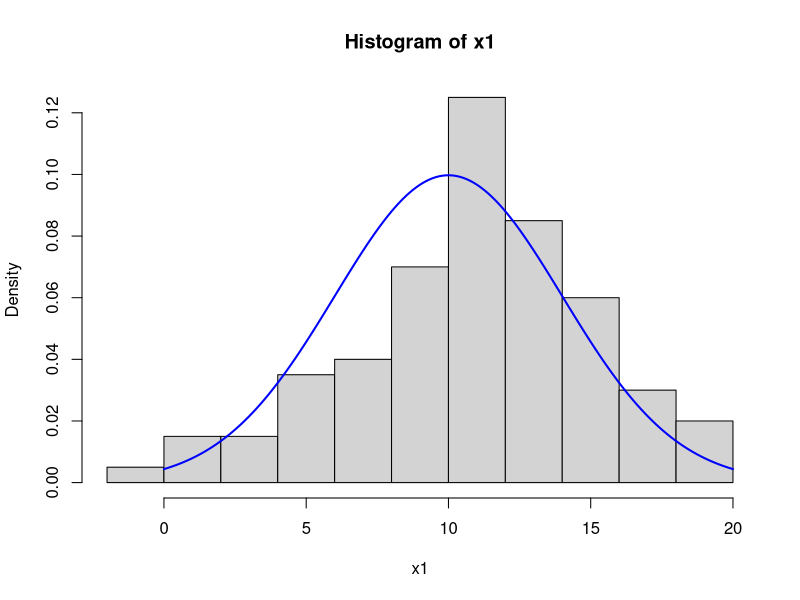
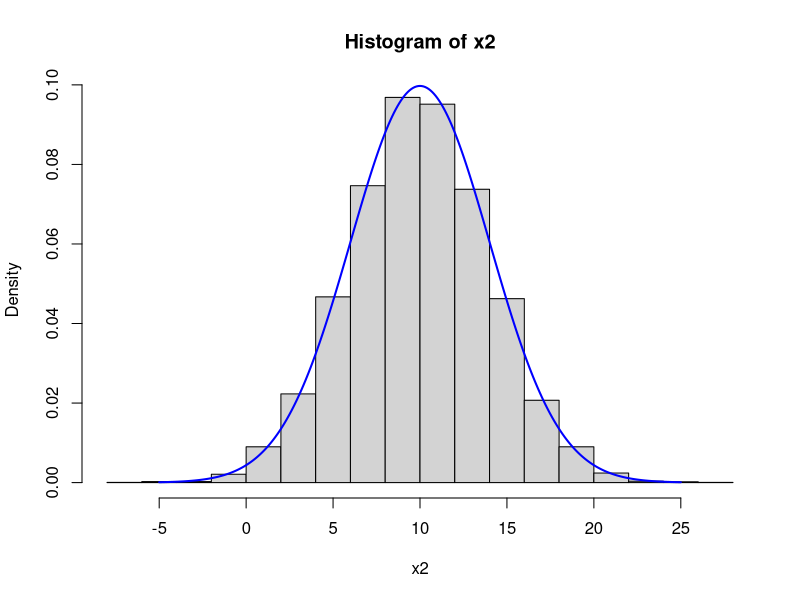
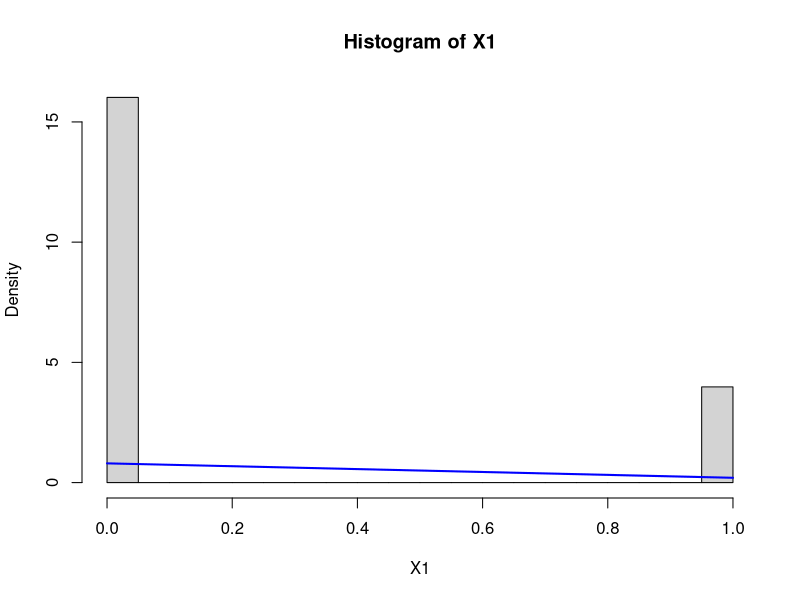
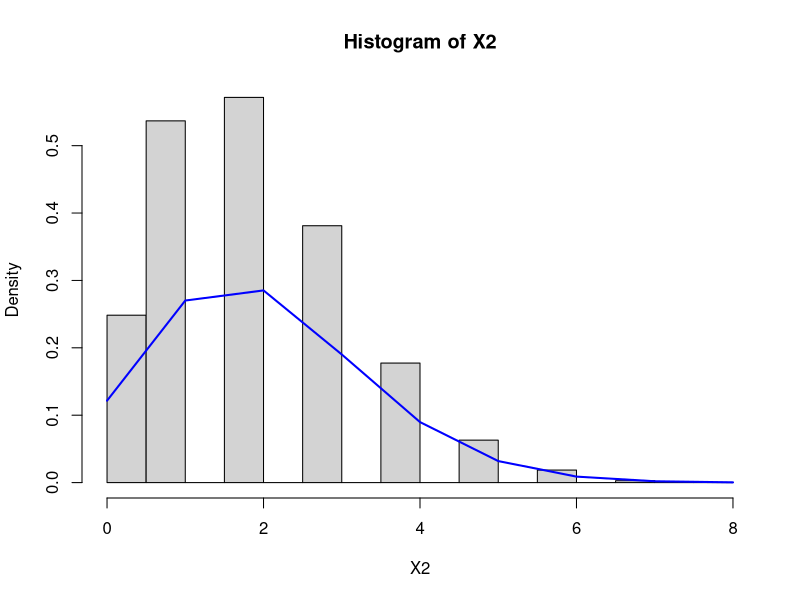
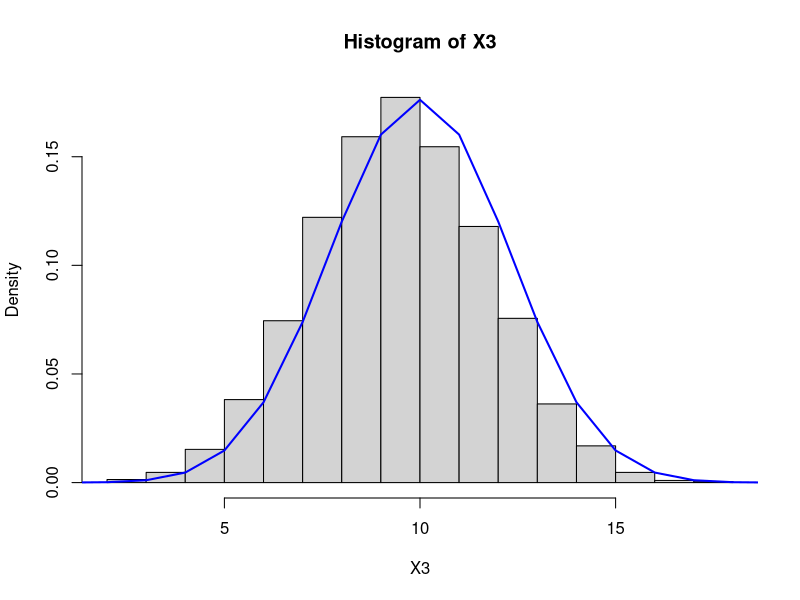
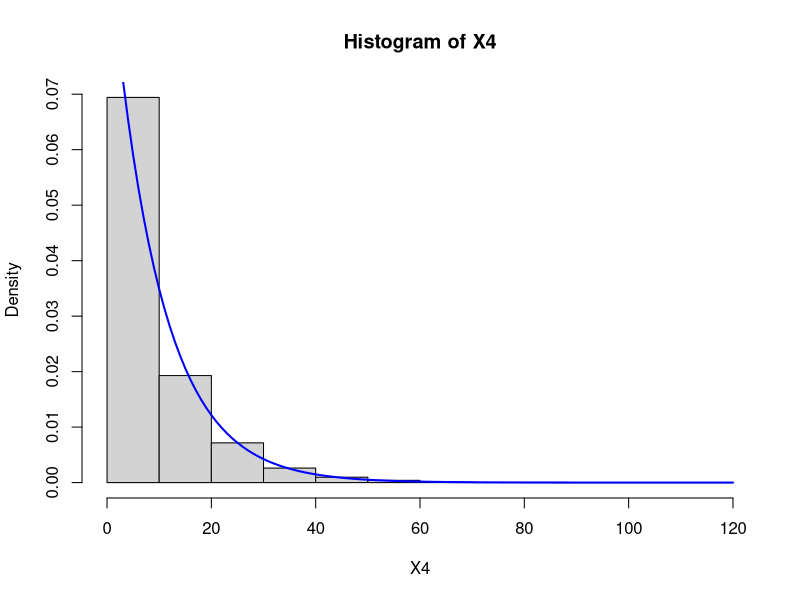
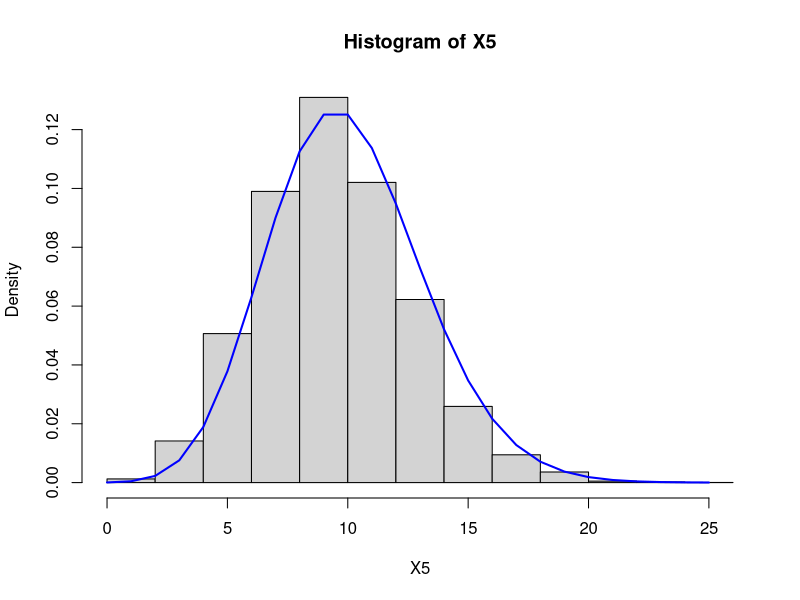
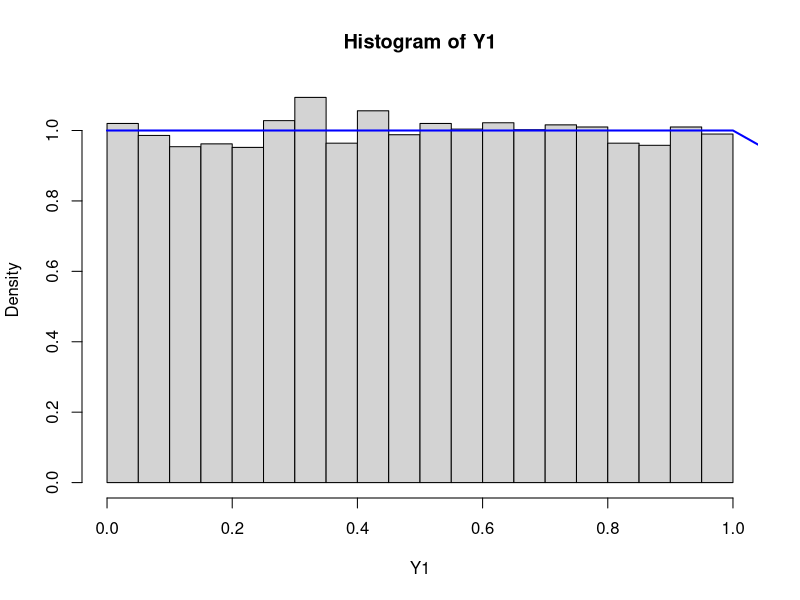

Generate these figures, in order, with R:
## ---- chunk 1
knitr::opts_chunk$set(echo = TRUE)
## ---- chunk 2
x1 <- rnorm(100, mean = 10, sd = 4)
x2 <- rnorm(10000, mean = 10, sd = 4)
## ---- chunk 3
hist(x1, probability = TRUE) 
xfit <- seq(0, 20, 0.1) 
yfit <- dnorm(xfit, mean = 10, sd = 4) 
lines(xfit, yfit, col="blue", lwd=2) 

hist(x2, probability = TRUE) 
xfit <- seq(-5, 25, 0.1) 
yfit <- dnorm(xfit, mean = 10, sd = 4) 
lines(xfit, yfit, col="blue", lwd=2) 
## ---- chunk 4
X1 <- rbinom(10000, size = 1, prob = 0.2)
## ---- chunk 5
hist(X1, probability = TRUE)
xfit <- seq(0, 1, 1) 
yfit <- dbinom(xfit, size=1, prob = 0.2 )
lines(xfit, yfit, col="blue", lwd=2) 
## ---- chunk 6
X2 <- rbinom(10000, size = 20, prob = 0.1)
## ---- chunk 7
hist(X2, probability = TRUE) 
xfit <- seq(0, 8, 1) 
yfit <- dbinom(xfit, size=20, prob = 0.1 )
lines(xfit, yfit, col="blue", lwd=2) 
## ---- chunk 8
X3 <- rbinom(10000, size = 20, prob = 0.5)
## ---- chunk 9
hist(X3, probability = TRUE) 
xfit <- seq(0, 20, 1) 
yfit <- dbinom(xfit, size=20, prob = 0.5 )
lines(xfit, yfit, col="blue", lwd=2) 
## ---- chunk 10
X4 <- rgeom(10000, prob = 0.1) 
## ---- chunk 11
hist(X4, probability = TRUE) 
xfit <- seq(0, 120, 1) 
yfit <- dgeom(xfit, 0.1)
lines(xfit, yfit, col="blue", lwd=2) 
## ---- chunk 12
X5 <- rpois(10000, lambda = 10) 
## ---- chunk 13
hist(X5, probability = TRUE)
xfit <- seq(0, 25, 1) 
yfit <- dpois(xfit, 10 )
lines(xfit, yfit, col="blue", lwd=2) 
## ---- chunk 14
Y1 <- runif(10000, min = 0, max = 1) 
## ---- chunk 15
hist(Y1, probability = TRUE) 
xfit <- seq(0, 20, 1) 
yfit <- dunif(xfit, 0,1)
lines(xfit, yfit, col="blue", lwd=2) 
## ---- chunk 16
Y2 <- rexp(10000, rate = 3)
## ---- chunk 17
hist(Y2, probability = TRUE) 
xfit <- seq(0, 5, 0.1) 
yfit <- dexp(xfit, 3)
lines(xfit, yfit, col="blue", lwd=2) 
## ---- chunk 18
Y3 <- rgamma(10000, shape = 2, scale = 1)
## ---- chunk 19
hist(Y3, probability = TRUE) 
xfit <- seq(0, 20, 1) 
yfit <- dgamma(xfit, 2,1)
lines(xfit, yfit, col="blue", lwd=2) 
## ---- chunk 20
Y4 <- rt(10000, df = 3) 
## ---- chunk 21
hist(Y4, probability = TRUE) 
xfit <- seq(-20, 20, 1) 
yfit <- dt(xfit, 3 )
lines(xfit, yfit, col="blue", lwd=2) 
## ---- chunk 22
Y5 <- rbeta(10000, shape1 = 0.1, shape2 = 0.1) 
## ---- chunk 23
hist(Y5, probability = TRUE) 
xfit <- seq(0, 1, 0.01) 
yfit <- dbeta(xfit, 0.1, 0.1)
lines(xfit, yfit, col="blue", lwd=2) 
## ---- chunk 24
Y6 <- rbeta(10000, shape1 = 1,   shape2 = 1) 
## ---- chunk 25
hist(Y6, probability = TRUE) 
xfit <- seq(0, 1, 0.01) 
yfit <- dbeta(xfit, 1, 1)
lines(xfit, yfit, col="blue", lwd=2) 
## ---- chunk 26
Y7 <- rbeta(10000, shape1 = 10,  shape2 = 5) 
## ---- chunk 27
hist(Y7, probability = TRUE)
xfit <- seq(0, 1, 0.01) 
yfit <- dbeta(xfit, 10, 5)
lines(xfit, yfit, col="blue", lwd=2) 
## ---- chunk 28
X <- rbinom(1000, size = 10000, prob = 0.001)
Y <- rt(1000, df = 10000) 
## ---- chunk 29
hist(X, probability = TRUE) 
xfit <- seq(0, 20, 1) 
yfit <- dbinom(xfit, 10000, 0.001)
lines(xfit, yfit, col="blue", lwd=2) 

hist(Y, probability = TRUE) 
xfit <- seq(-5, 5, 1) 
yfit <- dt(xfit, 10000)
lines(xfit, yfit, col="blue", lwd=2) 
## ---- chunk 30
X_konvergerad <- rpois(1000, lambda = 10) 
Y_konvergerad <- rnorm(1000, mean = 0, sd = 1)
## ---- chunk 31
hist(X_konvergerad, probability = TRUE)
xfit <- seq(0, 25, 1) 
yfit <- dpois(xfit, 10)
lines(xfit, yfit, col="blue", lwd=2) 

hist(Y_konvergerad, probability = TRUE)
xfit <- seq(-5, 5, 1) 
yfit <- dnorm(xfit, 0, 1)
lines(xfit, yfit, col="blue", lwd=2) 
## ---- chunk 32
Y <- dbinom(10000, size = 10, prob = 0.1)
## ---- chunk 33
Ysim <- rbinom(10000, size = 10, prob = 0.1)
sum(Ysim == 0)
## ---- chunk 34
Xsim <- rnorm(10000, 0, 1)
Ysim <- rbinom(10000, 10, 0.1)

sum(Xsim < 0)/ 10000

(sum(Xsim < 1) - sum(X < -1)) / 10000

sum(Xsim < 1.96)

(sum(Ysim < 10) - sum(Ysim < 1)) /10000

sum(Ysim == 0)

(sum(Ysim <= 10) - sum(Ysim < 0)) /10000
## ---- chunk 35
faults_old <- rbinom(10000, 337, 0.1)
sum(faults_old)/10000

p_new <- runif(10000, min = 0.02, max = 0.16)
faults_new <- rbinom(10000, 337, p_new)
sum(faults_new)/10000
## ---- chunk 36
sum(faults_old < faults_new)/10000 # 0.41
## ---- chunk 37
sum(faults_old > 50)/10000

sum(faults_new > 50)/10000
